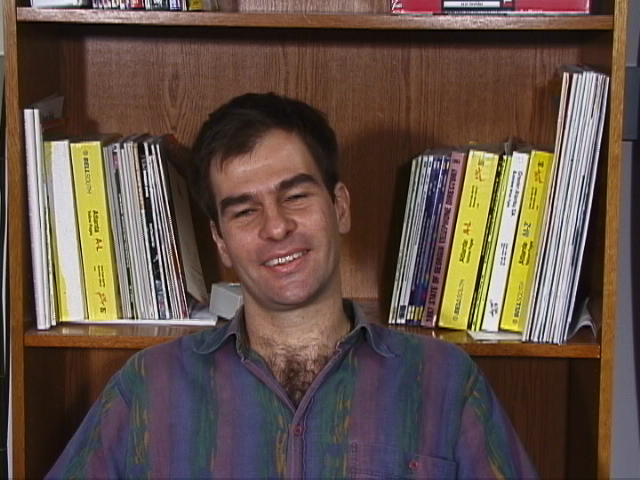
#> input picture images/000.jpg, 640 x 480 px, found by its file name; its folder holds only this picture in this run
$ jupyter execute --allow-errors image_clustering.ipynb
#> lines starting #> are read from the running program, lines starting #| are printed output that depends on the picture
## Importing Libraries

[cell 1]
import cv2
import os
import pandas as pd
import numpy as np
import matplotlib.pylab as plt
from scipy.spatial.distance import cosine

## Face Detection

[cell 2]
def face_detection():
    img_path = []
    resized_img = []
    face_cascade = cv2.CascadeClassifier(cv2.data.haarcascades + 'haarcascade_frontalface_default.xml')
    path = "/Users/khushal/Desktop/Spring 2023/CVIP/images"
    image_width = 224
    image_height = 224
    size = (image_width,image_height)

    for images in os.listdir(path):
        #print(images)
        if images.endswith(".jpg") or images.endswith(".jpeg"):
            img_path.append(os.path.join(path,images))
    #return img_path

    #readig images from image path
    for i in img_path:
        img = cv2.imread(i)
#> img is the input picture: shape (480, 640, 3); mean B, G, R 70.3, 80.2, 98.2
        image_array = np.array(img, "uint8")
        gray = cv2.cvtColor(image_array, cv2.COLOR_BGR2GRAY)
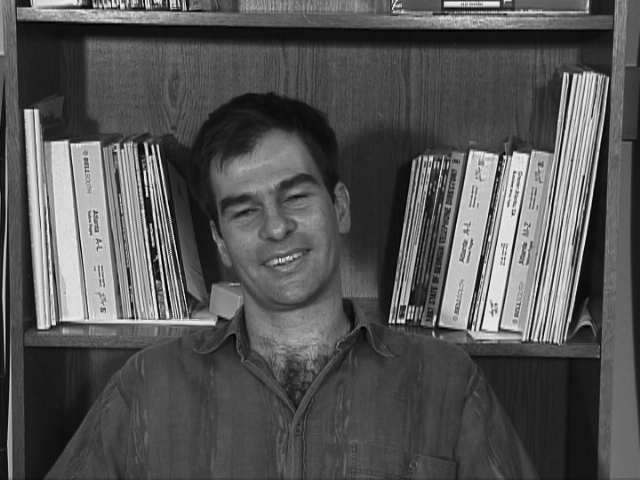
#> gray: shape (480, 640); min 0, max 235, mean 84.4
        faces = face_cascade.detectMultiScale(gray, scaleFactor=1.3, minNeighbors=5)
#> faces = [[190, 138, 161, 161]]

        for (x_, y_, w, h) in faces:
            #creating bounding box over the face detected
            face_detect = cv2.rectangle(img, (x_, y_), (x_ + w, y_ + h), (255, 0, 255), 2)
            roi_gray = gray[y_:y_ + h, x_:x_ + w]
            roi_color = img[y_:y_ + h, x_:x_ + w]
            # resize all images to 224x244
            resized_image = cv2.resize(roi_gray, size)
            resized_img.append(resized_image)
            # save cropped image
            filename = os.path.splitext(os.path.basename(i))[0]
            save_path = os.path.join("/Users/khushal/Desktop/Spring 2023/CVIP/cropped_images", filename + '_cropped.jpg')
            cv2.imwrite(save_path, resized_image)
#> this loop made 1 pass
#> pass 1, in face_detection, `roi_gray = gray[y_:y_ + h, x_:x_ + w]`:
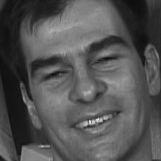
#> roi_gray: shape (161, 161); min 10, max 234, mean 83.5
#> pass 1, in face_detection, `roi_color = img[y_:y_ + h, x_:x_ + w]`:
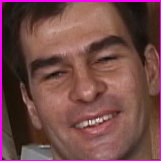
#> roi_color: shape (161, 161, 3); mean B, G, R 72.4, 72.6, 114.9
#> after the loop, resized_img = 1 item

    return resized_img, img_path

img_color, path = face_detection()
#> img_color = 1 item; path = 1 item


x,y = face_detection()
#> the loop in face_detection (call 2), `for (x_, y_, w, h) in faces:` made 1 pass
#> x = 1 item; y = 1 item
print(x)
#> (printed output is left out)

[cell 3]
print(len(x))
#| 1

[cell 4]
# Flattening Images
flatten_img = []
for i in x:
    flatten_img.append(i.flatten())
#> this loop made 1 pass
#> after the loop, flatten_img = 1 item


#print(type(flatten_img))
img_arry = np.array(flatten_img)

#removing outliers
mean_abs_deviation = np.median(np.abs(img_arry - np.median(img_arry)), axis=0)
outliers = np.abs(img_arry - np.median(img_arry))/mean_abs_deviation < 4
img_array = img_arry[~outliers]
#> img_array = 475 values from 89 to 89
print(len(img_arry))
#| 1
print(img_arry.shape)
#| (1, 50176)

$ run again, on images/04.jpg
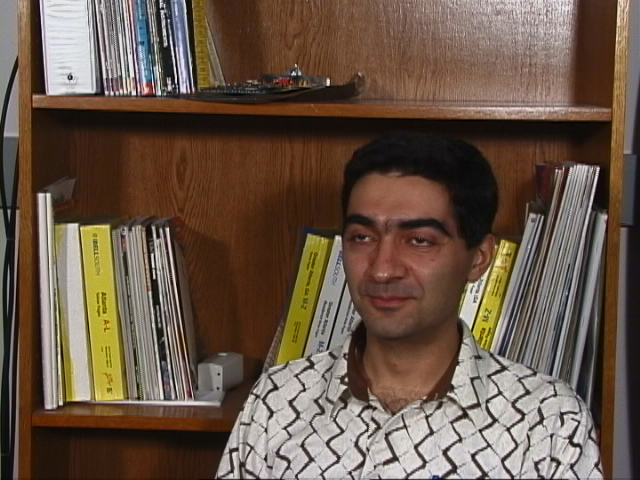
#> input picture images/04.jpg, 640 x 480 px, found by its file name
#> in face_detection, img is the input picture: shape (480, 640, 3); mean B, G, R 71.3, 85.9, 104.3
#> in face_detection, `gray = cv2.cvtColor(image_array, cv2.COLOR_BGR2GRAY)`:
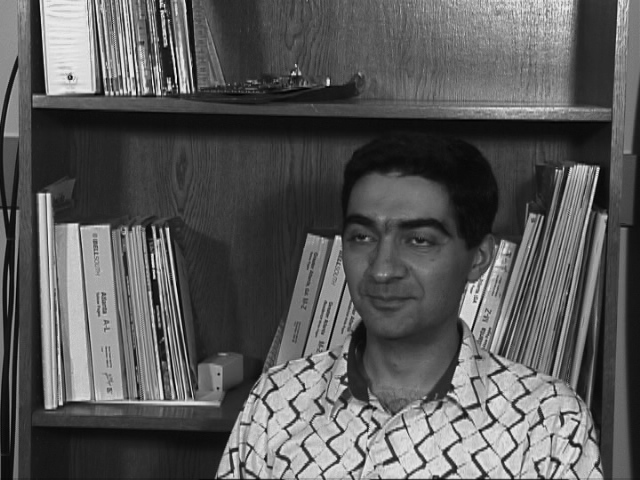
#> gray: shape (480, 640); min 1, max 237, mean 89.7
#> faces = [[315, 175, 152, 152]]
#> the loop in face_detection, `for (x_, y_, w, h) in faces:` made 1 pass
#> pass 1, in face_detection, `roi_color = img[y_:y_ + h, x_:x_ + w]`:
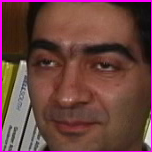
#> roi_color: shape (152, 152, 3); mean B, G, R 63.3, 66.8, 106.7
#> after the loop in face_detection, `for (x_, y_, w, h) in faces:`: resized_img = 1 item
#> the loop in face_detection (call 2), `for (x_, y_, w, h) in faces:` made 1 pass
#> (printed output is left out)
#| 1
#> the loop `for i in x:` made 1 pass
#> img_array = 648 values from 74 to 74
#| 1
#| (1, 50176)

$ run again, on images/06.jpg
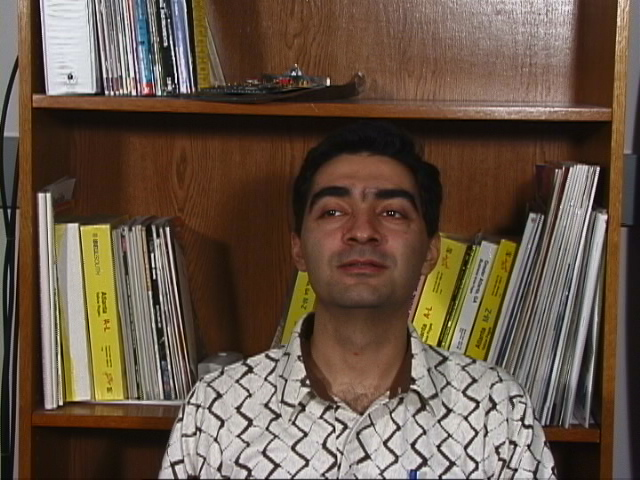
#> input picture images/06.jpg, 640 x 480 px, found by its file name
#> in face_detection, img is the input picture: shape (480, 640, 3); mean B, G, R 70.2, 85.2, 102.9
#> in face_detection, `gray = cv2.cvtColor(image_array, cv2.COLOR_BGR2GRAY)`:
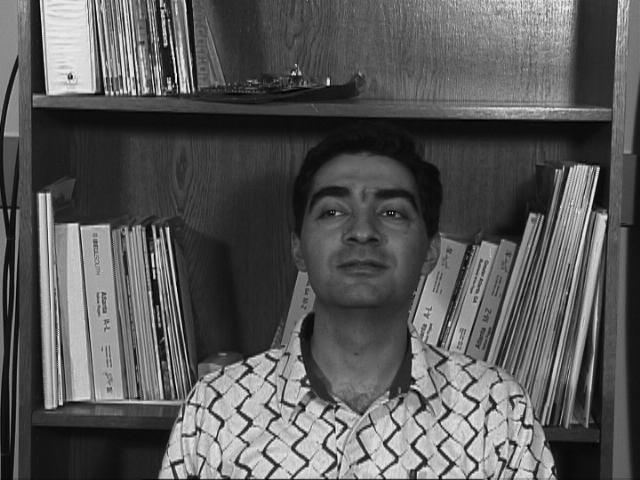
#> gray: shape (480, 640); min 1, max 236, mean 88.8
#> faces = [[284, 148, 159, 159]]
#> the loop in face_detection, `for (x_, y_, w, h) in faces:` made 1 pass
#> pass 1, in face_detection, `roi_color = img[y_:y_ + h, x_:x_ + w]`:
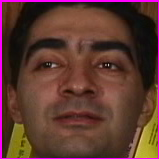
#> roi_color: shape (159, 159, 3); mean B, G, R 48.3, 56.2, 93.7
#> after the loop in face_detection, `for (x_, y_, w, h) in faces:`: resized_img = 1 item
#> the loop in face_detection (call 2), `for (x_, y_, w, h) in faces:` made 1 pass
#> (printed output is left out)
#| 1
#> the loop `for i in x:` made 1 pass
#> img_array = 651 values from 65 to 65
#| 1
#| (1, 50176)

$ run again, on images/01.jpg
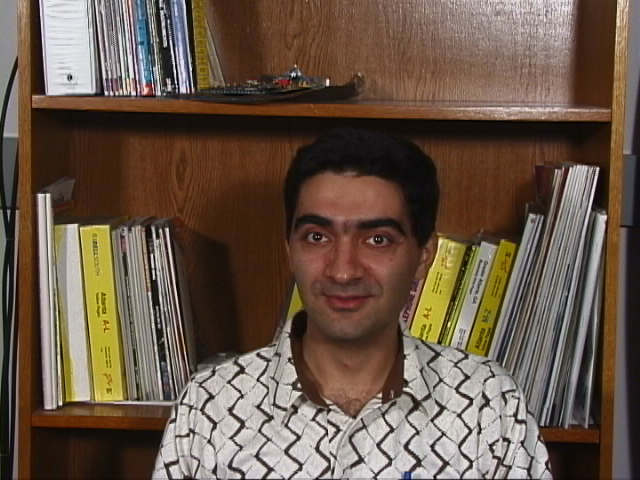
#> input picture images/01.jpg, 640 x 480 px, found by its file name
#> in face_detection, img is the input picture: shape (480, 640, 3); mean B, G, R 72, 86.5, 104.5
#> in face_detection, `gray = cv2.cvtColor(image_array, cv2.COLOR_BGR2GRAY)`:
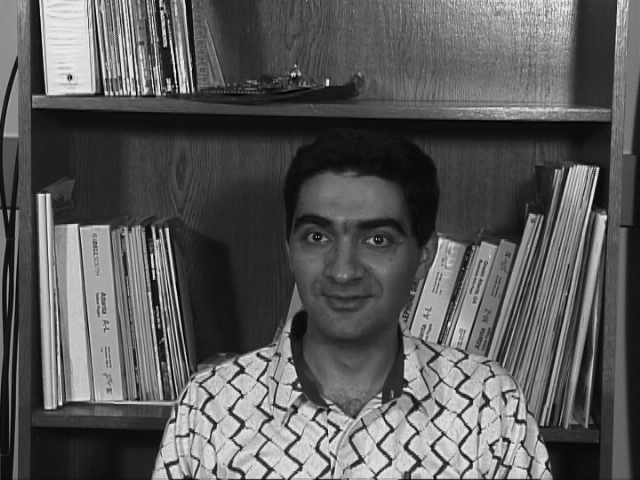
#> gray: shape (480, 640); min 0, max 236, mean 90.2
#> faces = [[268, 173, 158, 158]]
#> the loop in face_detection, `for (x_, y_, w, h) in faces:` made 1 pass
#> pass 1, in face_detection, `roi_color = img[y_:y_ + h, x_:x_ + w]`:
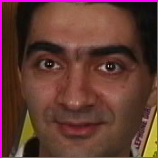
#> roi_color: shape (158, 158, 3); mean B, G, R 52.3, 56.7, 98.8
#> after the loop in face_detection, `for (x_, y_, w, h) in faces:`: resized_img = 1 item
#> the loop in face_detection (call 2), `for (x_, y_, w, h) in faces:` made 1 pass
#> (printed output is left out)
#| 1
#> the loop `for i in x:` made 1 pass
#> img_array = 657 values from 66 to 66
#| 1
#| (1, 50176)
